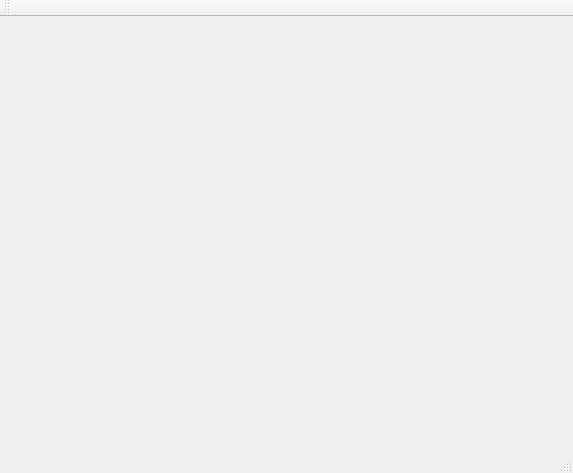
<?xml version="1.0" encoding="UTF-8"?>
<ui version="4.0">
 <class>MainWindow</class>
 <widget class="QMainWindow" name="MainWindow">
  <property name="geometry">
   <rect>
    <x>0</x>
    <y>0</y>
    <width>573</width>
    <height>473</height>
   </rect>
  </property>
  <property name="windowTitle">
   <string>MainWindow</string>
  </property>
  <widget class="QWidget" name="centralWidget"/>
  <widget class="QMenuBar" name="menuBar">
   <property name="geometry">
    <rect>
     <x>0</x>
     <y>0</y>
     <width>573</width>
     <height>23</height>
    </rect>
   </property>
  </widget>
  <widget class="QToolBar" name="mainToolBar">
   <attribute name="toolBarArea">
    <enum>TopToolBarArea</enum>
   </attribute>
   <attribute name="toolBarBreak">
    <bool>false</bool>
   </attribute>
  </widget>
  <widget class="QStatusBar" name="statusBar"/>
 </widget>
 <layoutdefault spacing="6" margin="11"/>
 <resources/>
 <connections/>
</ui>
